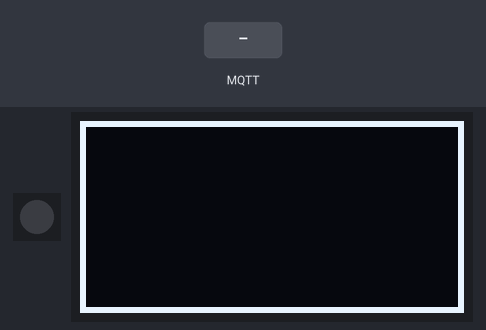
The program below on a simulated CircuitPython board. Parts: 1 RGB LEDs in strip order, left to right, 128×64 one-colour display. The inputs (shaded band) are chosen by the test bench. No MQTT or app messages arrive unless stated; what the program prints to the serial console is not drawn.

Above: at 2.4 s.
2.5 s: MQTT message "on" arrives on the first subscribed topic
At 4.3 s:
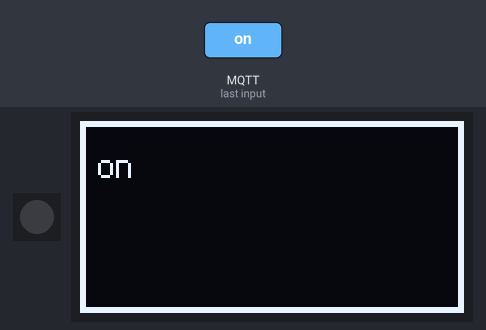
5.0 s: MQTT message "off" arrives on the first subscribed topic
At 7.2 s:
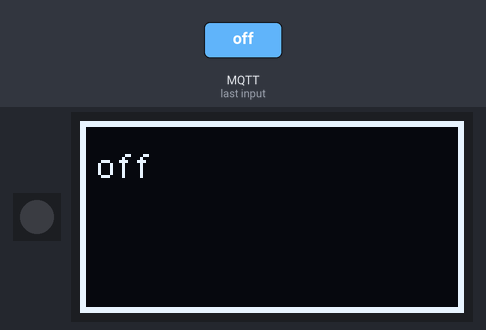
7.5 s: MQTT message "1" arrives on the first subscribed topic
At 7.9 s:
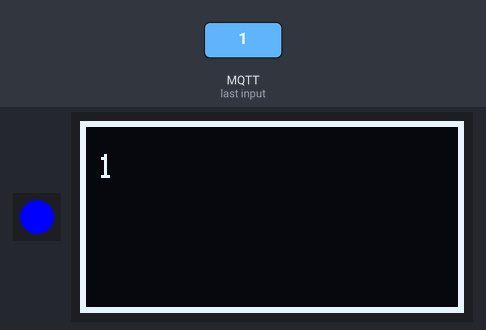
Timing chart, 0 to 10.5 s (numbered marks = the images above; inputs shaded):
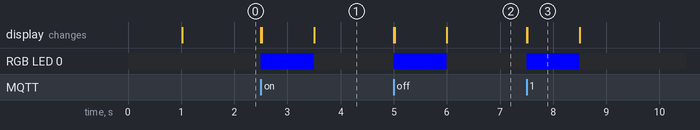

The program:

code.py
```python
import time
import board
import displayio
import neopixel
import os
import ssl
import socketpool
import wifi
import adafruit_minimqtt.adafruit_minimqtt as MQTT
# Compatibility with both CircuitPython 8.x.x and 9.x.x.
# Remove after 8.x.x is no longer a supported release.
try:
    from i2cdisplaybus import I2CDisplayBus
except ImportError:
    from displayio import I2CDisplay as I2CDisplayBus

import terminalio

# can try import bitmap_label below for alternative
from adafruit_display_text import label
import adafruit_displayio_sh1107

displayio.release_displays()
# oled_reset = board.D9

# Use for I2C
i2c = board.I2C()  # uses board.SCL and board.SDA
# i2c = board.STEMMA_I2C()  # For using the built-in STEMMA QT connector on a microcontroller
display_bus = I2CDisplayBus(i2c, device_address=0x3C)

pixel = neopixel.NeoPixel(board.NEOPIXEL, 1)

main_feed = "esp32/board1"

# SH1107 is vertically oriented 64x128
WIDTH = 128
HEIGHT = 64
BORDER = 2

display = adafruit_displayio_sh1107.SH1107(
    display_bus, width=WIDTH, height=HEIGHT, rotation=0
)

time.sleep(1)

# Make the display context
splash = displayio.Group()
display.root_group = splash

color_bitmap = displayio.Bitmap(WIDTH, HEIGHT, 1)
color_palette = displayio.Palette(1)
color_palette[0] = 0xFFFFFF  # White

bg_sprite = displayio.TileGrid(color_bitmap, pixel_shader=color_palette, x=0, y=0)
splash.append(bg_sprite)

# Draw a smaller inner rectangle in black
inner_bitmap = displayio.Bitmap(WIDTH - BORDER * 2, HEIGHT - BORDER * 2, 1)
inner_palette = displayio.Palette(1)
inner_palette[0] = 0x000000  # Black
inner_sprite = displayio.TileGrid(
    inner_bitmap, pixel_shader=inner_palette, x=BORDER, y=BORDER
)
splash.append(inner_sprite)

text2 = " "
text_area2 = label.Label(
    terminalio.FONT, text=text2, scale=1, color=0xFFFFFF, x=6, y=15
)
splash.append(text_area2)


# Define callback methods which are called when events occur
# pylint: disable=unused-argument, redefined-outer-name
def connected(client, userdata, flags, rc):
    # This function will be called when the client is connected
    # successfully to the broker.
    print(f"Connected to MQTT Server! Listening for topic changes on {main_feed}")
    # Subscribe to all changes on the onoff_feed.
    client.subscribe(main_feed)


def disconnected(client, userdata, rc):
    # This method is called when the client is disconnected
    print("Disconnected from mqtt!")


def message(client, topic, message):
    # This method is called when a topic the client is subscribed to
    # has a new message.

    text_area2.text = message.format(time.monotonic())
    print("recieved message on esp/board1 : {0}".format(message))
    pixel.fill((0, 0, 255))
    time.sleep(1)
    pixel.fill((0,0,0))


# Create a socket pool
pool = socketpool.SocketPool(wifi.radio)
ssl_context = ssl.create_default_context()

mqtt_client = MQTT.MQTT(
    broker="192.168.43.221",
    port=1883,
    socket_pool=pool,
    ssl_context=ssl_context,
)

# Setup the callback methods above
mqtt_client.on_connect = connected
mqtt_client.on_disconnect = disconnected
mqtt_client.on_message = message


# Connect the client to the MQTT broker.
print("Connecting to MQTT Server")
mqtt_client.connect()


while True:
    mqtt_client.loop(timeout=1)
```

Measured:
- after the input at 2.5 s, RGB LED 0: off → RGB(0, 0, 255) at once, → off 1.0 s later
- after the input at 5.0 s, RGB LED 0: off → RGB(0, 0, 255) at once, → off 1.0 s later
- after the input at 7.5 s, RGB LED 0: off → RGB(0, 0, 255) at once, → off 1.0 s later
- what the display in image 3 shows lasts 1.0 s, from 7.5 s to 8.5 s
